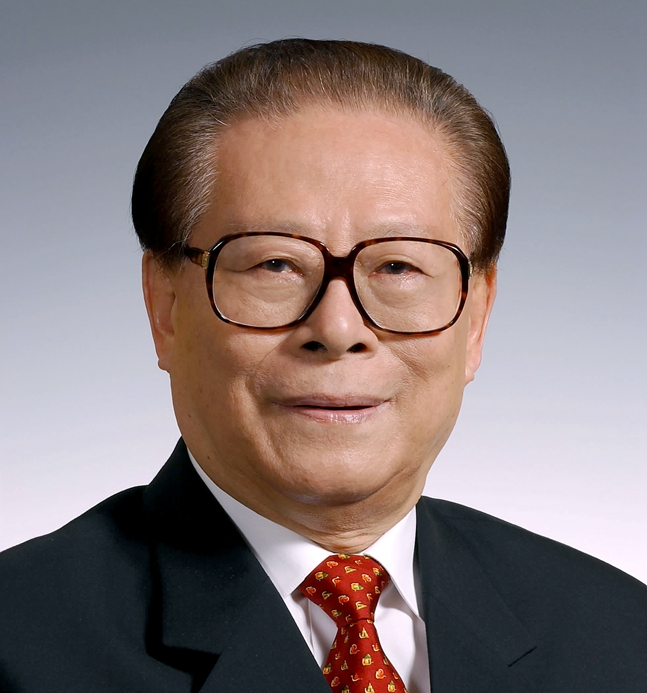
#> input picture test.png, 647 x 693 px, given in place of 1.jpg, which was not available
$ python img2ascii.py
#> lines starting #> are read from the running program, lines starting #| are printed output that depends on the picture; after the words box and inside, x2 and y2 are one past the last pixel; in counts of white or black regions, pixels touching at a corner belong together; pictures that were not available may be replaced by others from this repository, and a replacement may not be noted
from PIL import Image, ImageEnhance
import torchvision


def transfer(infile, outfile):
    im = Image.open(infile)
    reim = im.resize((160, 160))  # 宽*高

    reim.save(outfile, dpi=(200.0, 200.0))  ##200.0,200.0分别为想要设定的dpi值

def to_ascii(x, y, img_array):
    draw = {0:img_array[2*y, 4*x], 1:img_array[2*y+1, 4*x], 2:img_array[2*y, 4*x+1], 3:img_array[2*y+1, 4*x+1], 4:img_array[2*y, 4*x+2], 5:img_array[2*y+1, 4*x+2], 6:img_array[2*y, 4*x+3], 7:img_array[2*y+1, 4*x+3]}
    code = draw[0] + draw[2]*2 + draw[4]*4 + draw[6]*8 + draw[1]*16 + draw[3]*32 + draw[5]*64 + draw[7]*128
    # print(draw, code, x, y)
    mang_wen = "⠀⠁⠂⠃⠄⠅⠆⠇⡀⡁⡂⡃⡄⡅⡆⡇⠈⠉⠊⠋⠌⠍⠎⠏⡈⡉⡊⡋⡌⡍⡎⡏⠐⠑⠒⠓⠔⠕⠖⠗⡐⡑⡒⡓⡔⡕⡖⡗⠘⠙⠚⠛⠜⠝⠞⠟⡘⡙⡚⡛⡜⡝⡞⡟⠠⠡⠢⠣⠤⠥⠦⠧⡠⡡⡢⡣⡤⡥⡦⡧⠨⠩⠪⠫⠬⠭⠮⠯⡨⡩⡪⡫⡬⡭⡮⡯⠰⠱⠲⠳⠴⠵⠶⠷⡰⡱⡲⡳⡴⡵⡶⡷⠸⠹⠺⠻⠼⠽⠾⠿⡸⡹⡺⡻⡼⡽⡾⡿⢀⢁⢂⢃⢄⢅⢆⢇⣀⣁⣂⣃⣄⣅⣆⣇⢈⢉⢊⢋⢌⢍⢎⢏⣈⣉⣊⣋⣌⣍⣎⣏⢐⢑⢒⢓⢔⢕⢖⢗⣐⣑⣒⣓⣔⣕⣖⣗⢘⢙⢚⢛⢜⢝⢞⢟⣘⣙⣚⣛⣜⣝⣞⣟⢠⢡⢢⢣⢤⢥⢦⢧⣠⣡⣢⣣⣤⣥⣦⣧⢨⢩⢪⢫⢬⢭⢮⢯⣨⣩⣪⣫⣬⣭⣮⣯⢰⢱⢲⢳⢴⢵⢶⢷⣰⣱⣲⣳⣴⣵⣶⣷⢸⢹⢺⢻⢼⢽⢾⢿⣸⣹⣺⣻⣼⣽⣾⣿"
    return mang_wen[code]

def main():
    # 打开图片
    image = Image.open('1.jpg')
#> image is the input picture: PIL image 647x693 RGBA; mean R, G, B, A 134.6, 121.7, 121.7, 255

    # 创建对比度增强器
    enhancer = ImageEnhance.Contrast(image)

    # 增加对比度
    factor = 3  # 对比度增加倍数
    enhanced_image = enhancer.enhance(factor)
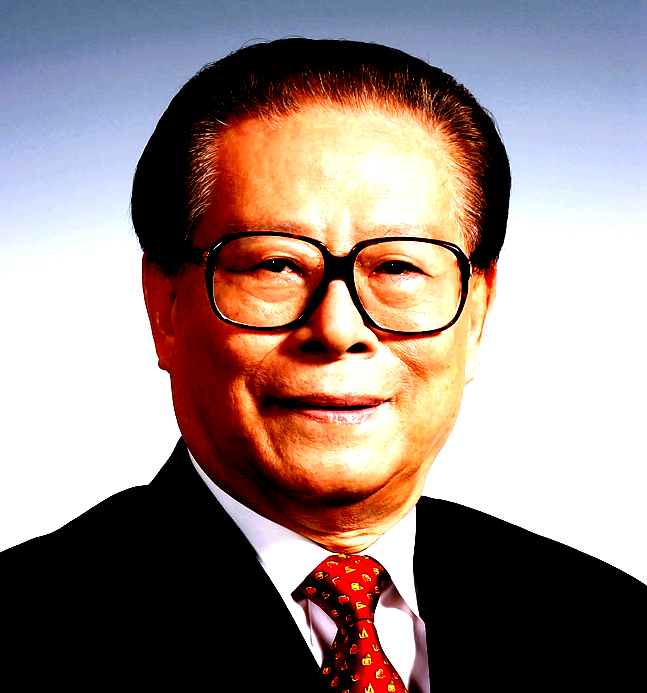
#> enhanced_image: PIL image 647x693 RGBA; mean R, G, B, A 150, 131.7, 128, 255

    # 保存修改后的图片
    enhanced_image.save('test0.png')

    img = Image.open('test0.png')

    # 模式L”为灰色图像，它的每个像素用8个bit表示，0表示黑，255表示白，其他数字表示不同的灰度。
    Img = img.convert('L')
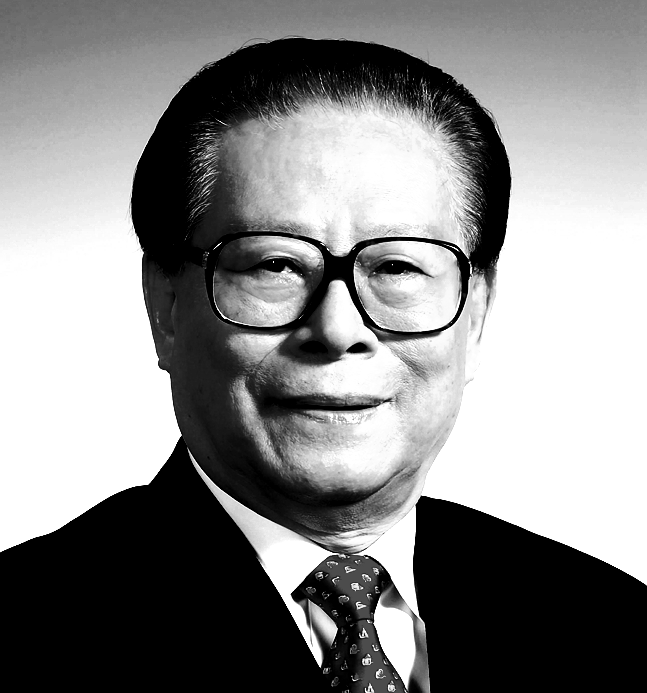
#> Img: PIL image 647x693 L; min 0, max 255, mean 136.7
    Img.save("test1.png")

    # 自定义灰度界限，大于这个值为白色，小于这个值为黑色
    threshold = 160

    table = []
    for i in range(256):
        if i < threshold:
            table.append(0)
        else:
            table.append(1)

    # 图片二值化
    photo = Img.point(table, '1')
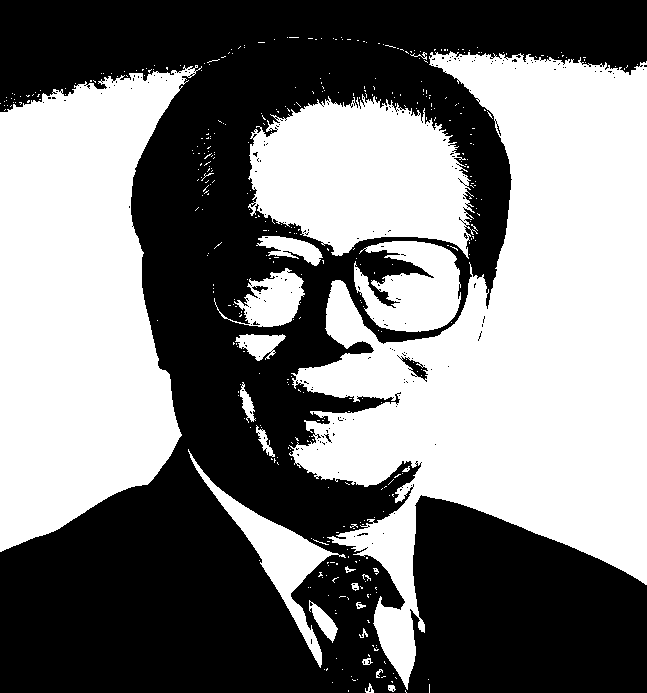
#> photo: PIL image 647x693 1; 49.2% white; 422 white regions (398 under 20 px), largest, box (x1, y1, x2, y2) and area: (289, 51, 647, 690) 110273, (0, 65, 202, 552) 65983, (248, 94, 478, 259) 25976
    photo.save("test2.png")


    img = Image.open("test2.png")
    print("原图大小：", img.size)
#| 原图大小： (647, 693)
    if img.size[0] > img.size[1]:
        squaresize = (img.size[1], img.size[1])
    else:
        squaresize = (img.size[0], img.size[0])
#> squaresize = (647, 647)
    # 这里的224就是正方形的大小
    data1 = torchvision.transforms.CenterCrop(squaresize)(img)
    print("裁剪后的大小:", data1.size)

    # 这里的元组（224,224）是 背景的大小
    # new_img = Image.new("RGB", (squaresize, squaresize))
    # new_img.paste(data1)
    data1.save('test3.png')


    # 转大小
    infil = "test3.png"
    outfile = "test4.png"
    transfer(infil, outfile)

    image = Image.open("test4.png")
    width, height = image.size

    Counter = [[0]*width]*height
    out = image.convert("L")
    img_array = out.load()
    for i in range(height):
        for j in range(width):
            if (img_array[j, i]==255):
                img_array[j, i] = 0
            else:
                img_array[j, i] = 1
            # [8 lines of commented-out code are left out]

    paintboard = [[0]*int(width/2)]*int(height/4)
    for i in range(int(height/4)):
        for j in range(int(width/2)):
            paintboard[i][j] = to_ascii(i, j, img_array)

    for i in range(int(height/4)):
        col = ""
        for j in range(int(width/2)):
            paintboard[i][j] = to_ascii(i, j, img_array)
            col = col + paintboard[i][j]
        print(col)


main()
#> (the call stopped at in main, `data1 = torchvision.transforms.CenterCrop(squaresize)(img)`: torchvision is not available in this run)
